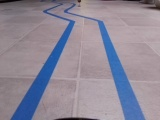
#> input picture dataset/vision/forward1.jpg, 160 x 120 px, given in place of the camera
$ python hlsconfig.py
#> lines starting #> are read from the running program, lines starting #| are printed output that depends on the picture; after the words box and inside, x2 and y2 are one past the last pixel; in counts of white or black regions, pixels touching at a corner belong together
import cv2 as cv
import numpy as np

#CAMERA_SETUP
CAMERA_SOURCE = 0
def cameraSetup():
    cap = cv.VideoCapture(CAMERA_SOURCE)
    if cap is None or not cap.isOpened():
        print("Unable to open camera. Source: ", CAMERA_SOURCE)
        quit()
    return cap
#/CAMERA_SETUP

#TRACKBAR_SETUP
def trackbarCall(x):
    pass
def trackbarSetup():
    cv.namedWindow("Trackbars")
    cv.createTrackbar("LH", "Trackbars", 80, 255, trackbarCall)
    cv.createTrackbar("UH", "Trackbars", 135, 255, trackbarCall)
    cv.createTrackbar("LL", "Trackbars", 80, 255, trackbarCall)
    cv.createTrackbar("UL", "Trackbars", 155, 255, trackbarCall)
    cv.createTrackbar("LS", "Trackbars", 20, 255, trackbarCall)
    cv.createTrackbar("US", "Trackbars", 180, 255, trackbarCall)

    cv.createTrackbar("widthScale", "Trackbars", 200, 1000, trackbarCall)
    cv.createTrackbar("heightScale", "Trackbars", 400, 1000, trackbarCall)

#/TRACKBAR_SETUP

cap = cameraSetup()
trackbarSetup()
while True:
    _, frame = cap.read()
#> frame is the input picture: shape (120, 160, 3); mean B, G, R 152.1, 137.3, 143.1
    hls = cv.cvtColor(frame, cv.COLOR_BGR2HLS)
#> hls: shape (120, 160, 3); mean of channels 0, 1, 2 153.8, 145.6, 34.9
    lowerHLSThreshold =np.array([cv.getTrackbarPos("LH", "Trackbars"), cv.getTrackbarPos("LL", "Trackbars"), cv.getTrackbarPos("LS", "Trackbars")])
    upperHLSThreshold = np.array([cv.getTrackbarPos("UH", "Trackbars"), cv.getTrackbarPos("UL", "Trackbars"), cv.getTrackbarPos("US", "Trackbars")])
    hlsFiltered = cv.inRange(hls, lowerHLSThreshold, upperHLSThreshold)
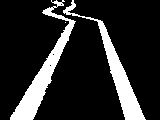
#> hlsFiltered: shape (120, 160); 16.4% white; 3 white regions (1 under 20 px), largest, box (x1, y1, x2, y2) and area: (10, 0, 76, 120) 1683, (63, 0, 146, 120) 1457

    imgWidth = frame.shape[1]
#> imgWidth = 160
    imgHeight = frame.shape[0]
#> imgHeight = 120

    #Construct the indexes of a trapezoid as the homography:
    widthScale = cv.getTrackbarPos("widthScale", "Trackbars") / 1000.0
    heightScale = cv.getTrackbarPos("heightScale", "Trackbars") / 1000.0
    offset = imgWidth / 2
#> offset = 80
    initialPoints = np.float32([[int(widthScale * imgWidth), int(heightScale * imgHeight)],
                                [int((1 - widthScale) * imgWidth), int(heightScale * imgHeight)],
                                [0, imgHeight],
                                [imgWidth, imgHeight]])
    finalPoints = np.float32([[offset,  0],
                              [offset + imgWidth, 0],
                              [offset, imgHeight],
                              [offset + imgWidth, imgHeight]])
    M = cv.getPerspectiveTransform(initialPoints, finalPoints)
    warp = cv.warpPerspective(frame, M, (2*imgWidth, imgHeight))
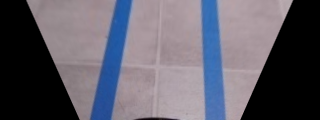
#> warp: shape (120, 320, 3); mean B, G, R 104.6, 93.4, 96

    cv.imshow("frame", frame)
    cv.imshow("hlsFiltered", hlsFiltered)
    cv.imshow("warp", warp)
    k = cv.waitKey(5) & 0xFF
#> (key Esc is pressed here)
    if k == 27:
        cap.release()
        print("Program exiting.")
        quit()
#> (the program exits here)

$ run again, on dataset/vision/forward103.jpg
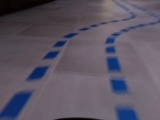
#> input picture dataset/vision/forward103.jpg, 160 x 120 px, given in place of the camera
#> frame is the input picture: shape (120, 160, 3); mean B, G, R 99.6, 85.6, 92.4
#> hls: shape (120, 160, 3); mean of channels 0, 1, 2 143, 92.5, 30.6
#> `hlsFiltered = cv.inRange(hls, lowerHLSThreshold, upperHLSThreshold)`:
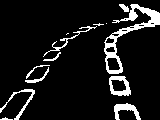
#> hlsFiltered: shape (120, 160); 9.8% white; 13 white regions (3 under 20 px), largest, box (x1, y1, x2, y2) and area: (104, 4, 160, 74) 845, (109, 76, 131, 96) 234, (114, 103, 141, 120) 210
#> `warp = cv.warpPerspective(frame, M, (2*imgWidth, imgHeight))`:
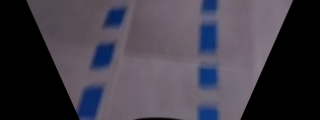
#> warp: shape (120, 320, 3); mean B, G, R 72.1, 61.5, 66
